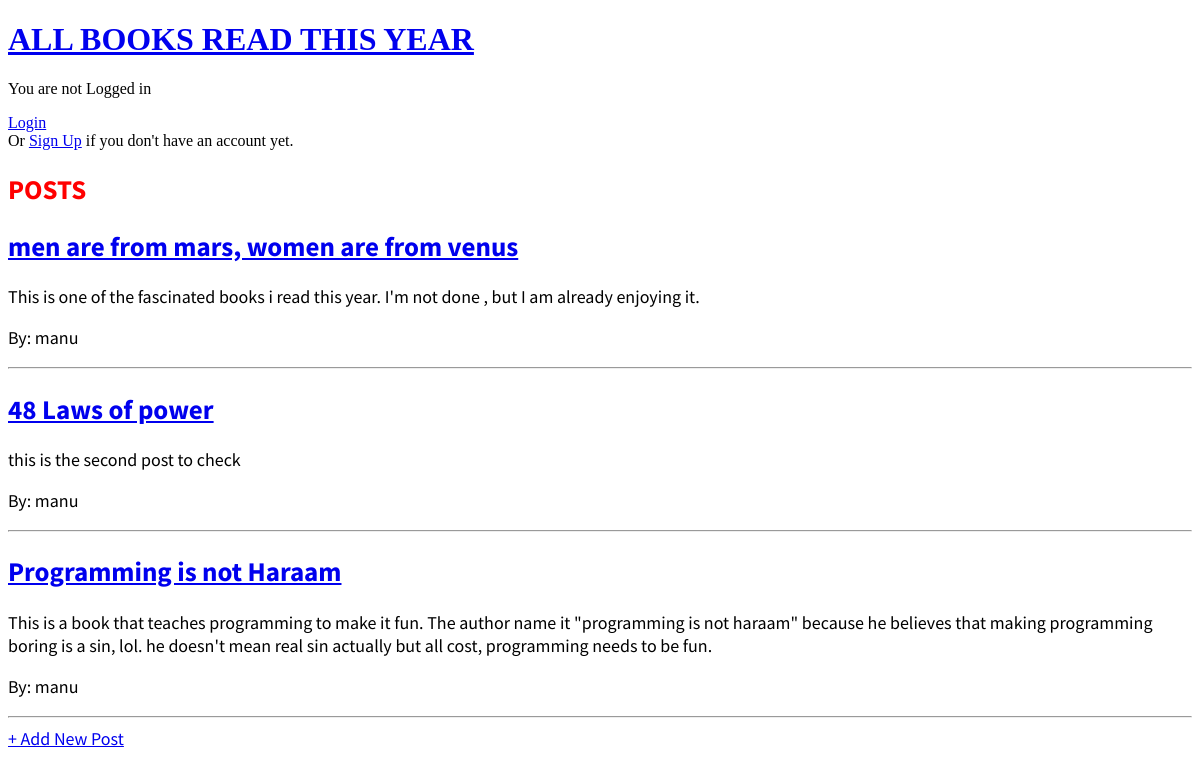
/, run on an earlier commit of the app's database.
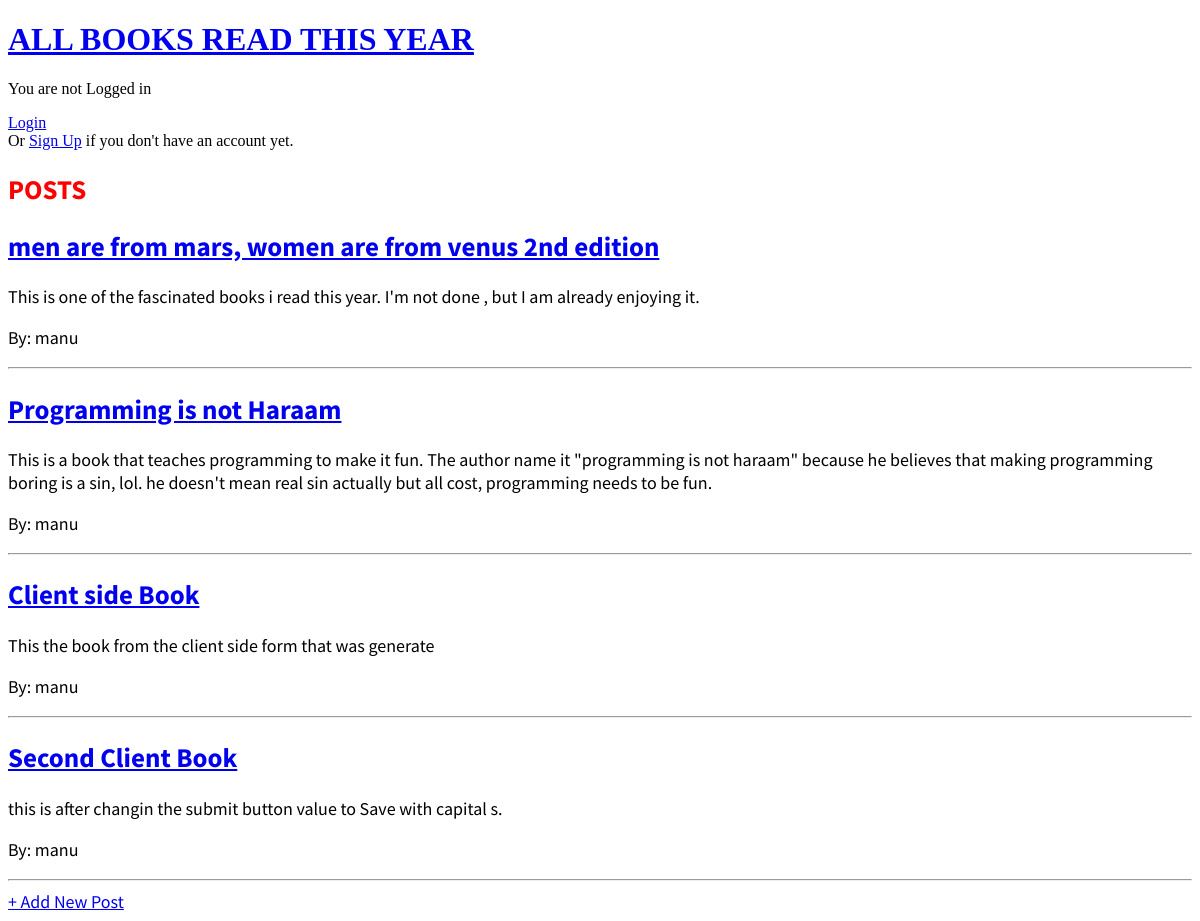
And on a later commit of the database.
### blog/models.py (models this page shows, shortened)
class BlogPost(models.Model):
    title = models.CharField(max_length=200, null=True)
    author = models.ForeignKey(
        "auth.User",
        on_delete=models.CASCADE
    )
    body = models.TextField()

### blog/views.py (the view)
# urls.py: path("",HomePageView.as_view(), name="home" ),
class HomePageView(ListView):
    model = BlogPost
    template_name = "home.html"
    context_object_name = "post_list"

### templates/home.html
{% extends 'base.html' %}
{% block content %}
<div>
    <h2>POSTS</h2>
    {% for post in post_list %}
        <h2 class="header"><a href="{% url 'blog_details' post.pk %}">{{post.title}}</a></h2>
        <div>
            {{post.body}}
        </div>
        <p>By: {{post.author}}</p>
        <hr>
    {% endfor %}
</div>
{% endblock content %}

### templates/base.html (shortened to what this page needs)
<!DOCTYPE html>
<html lang="en">
<head>
    {% load static %}
    <link rel="stylesheet" href="{% static 'css/base.css' %}">
</head>
<body>
    <header>
        <h1><a href="{% url 'home' %}">ALL BOOKS READ THIS YEAR</a></h1>
    </header>
        {% if user.is_authenticated %}
            <h2>Hey, {{ user.username }}</h2>
            <p><a href="{% url 'logout' %}">Log out</a></p>
        {% else %}
            <p>You are not Logged in</p>
            <a href="{% url 'login' %}">Login</a> <br>
            Or
            <a href="{% url 'sign_up' %}">Sign Up</a> if you don't have an account yet.
        {% endif %}
    {% block content %}
    {% endblock content %}
    <div>
        <a href="{% url 'post_new' %}">+ Add New Post</a>
    </div>
</body>
</html>

### static/css/base.css (style rules this page uses)
h2 { color: red; }
.header { color: aqua; }
div { font-family: 'Source Sans Pro', sans-serif; font-size: 18px; }

What changed in the data, as far as the page shows it:
removed BlogPost: title "48 Laws of power", body "this is the second post to check", author "manu"
changed BlogPost: title "men are from mars, women are from venus" → "men are from mars, women are from venus 2nd edition"
added BlogPost: title "Client side Book", body "This the book from the client side form that was generate", author "manu"
added BlogPost: title "Second Client Book", body "this is after changin the submit button value to Save with capital s.", author "manu"
